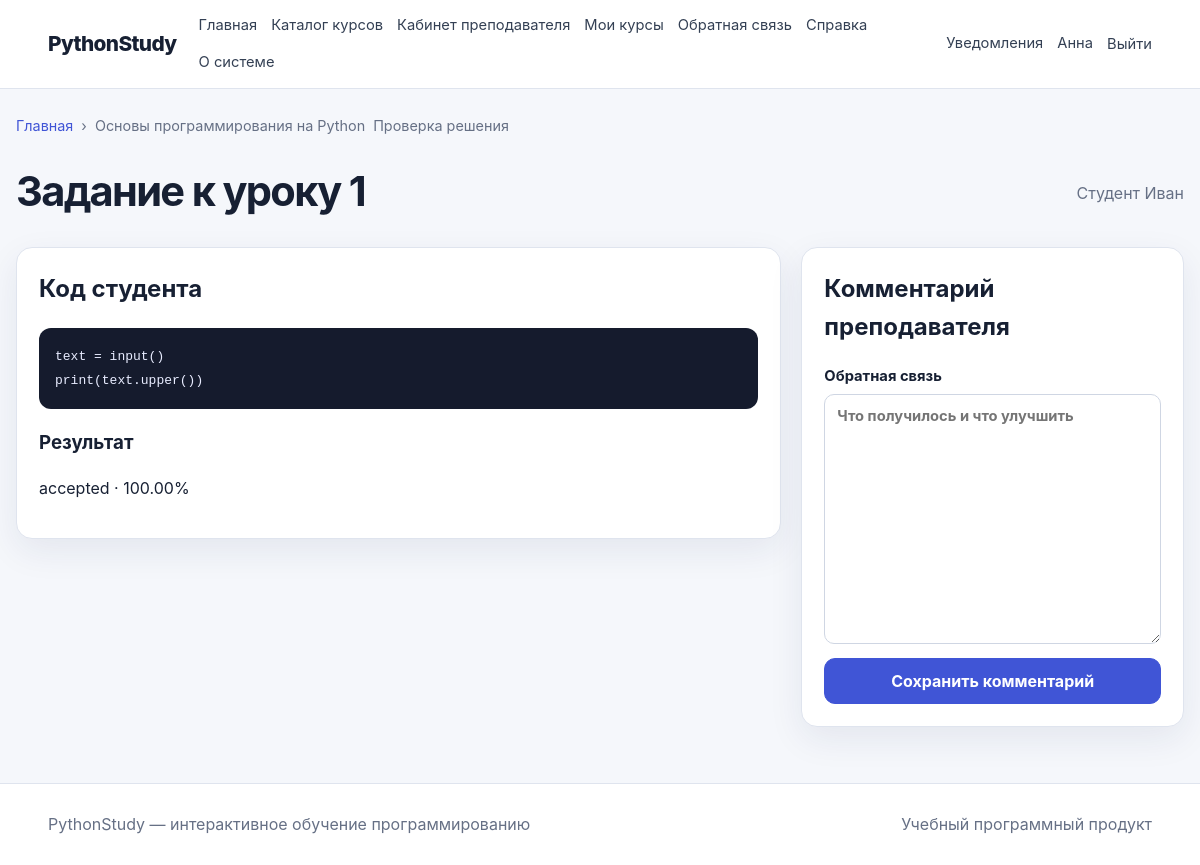
The page /teacher/submissions/1/review (signed in) on the database its author committed.
### app/models/user.py (models this page shows, shortened)
class User(UserMixin, TimestampMixin, db.Model):
    __tablename__ = "users"
    id = db.Column(db.BigInteger().with_variant(db.Integer, "sqlite"), primary_key=True)
    role_id = db.Column(db.BigInteger().with_variant(db.Integer, "sqlite"), db.ForeignKey("roles.id"), nullable=False)
    username = db.Column(db.String(80), unique=True, index=True)
    email = db.Column(db.String(255), unique=True, nullable=False, index=True)
    password_hash = db.Column(db.String(255), nullable=False)
    last_name = db.Column(db.String(100), nullable=False)
    first_name = db.Column(db.String(100), nullable=False)
    middle_name = db.Column(db.String(100))
    avatar_path = db.Column(db.String(500))
    status = db.Column(db.String(30), default="active", nullable=False, index=True)
    is_email_verified = db.Column(db.Boolean, default=False, nullable=False)
    last_login_at = db.Column(db.DateTime(timezone=True))
    role = db.relationship("Role", back_populates="users")
    taught_courses = db.relationship("Course", back_populates="teacher", foreign_keys="Course.teacher_id")
    enrollments = db.relationship("CourseEnrollment", back_populates="user", cascade="all, delete-orphan")
    lesson_progress = db.relationship("LessonProgress", back_populates="user", cascade="all, delete-orphan")
    submissions = db.relationship("Submission", back_populates="user", cascade="all, delete-orphan", foreign_keys="Submission.user_id")
    quiz_attempts = db.relationship("QuizAttempt", back_populates="user", cascade="all, delete-orphan")
    notifications = db.relationship("Notification", back_populates="user", cascade="all, delete-orphan")
    @property
    def full_name(self):
        return " ".join(filter(None, [self.last_name, self.first_name, self.middle_name]))
    @property
    def is_active_account(self):
        return self.status == "active"
    @property
    def is_active(self):
        return self.is_active_account
    def has_role(self, *codes):
        return bool(self.role and self.role.code in codes)

### app/models/course.py (models this page shows, shortened)
class Course(TimestampMixin, db.Model):
    __tablename__ = "courses"
    id = db.Column(db.BigInteger().with_variant(db.Integer, "sqlite"), primary_key=True)
    teacher_id = db.Column(db.BigInteger().with_variant(db.Integer, "sqlite"), db.ForeignKey("users.id"), nullable=False)
    title = db.Column(db.String(255), nullable=False)
    slug = db.Column(db.String(255), unique=True, nullable=False, index=True)
    short_description = db.Column(db.String(500), nullable=False)
    full_description = db.Column(db.Text, nullable=False)
    cover_path = db.Column(db.String(500))
    difficulty = db.Column(db.String(30), default="beginner", nullable=False)
    status = db.Column(db.String(30), default="draft", nullable=False, index=True)
    estimated_hours = db.Column(db.Integer, default=1, nullable=False)
    passing_score = db.Column(db.Integer, default=70, nullable=False)
    is_sequential = db.Column(db.Boolean, default=True, nullable=False)
    published_at = db.Column(db.DateTime(timezone=True))
    teacher = db.relationship("User", back_populates="taught_courses", foreign_keys=[teacher_id])
    modules = db.relationship("CourseModule", back_populates="course", cascade="all, delete-orphan", order_by="CourseModule.order_index")
    enrollments = db.relationship("CourseEnrollment", back_populates="course", cascade="all, delete-orphan")
    quizzes = db.relationship("Quiz", back_populates="course", cascade="all, delete-orphan")

### app/models/task.py (models this page shows)
class ProgrammingTask(TimestampMixin, db.Model):
    __tablename__ = "programming_tasks"
    id = db.Column(db.BigInteger().with_variant(db.Integer, "sqlite"), primary_key=True)
    lesson_id = db.Column(db.BigInteger().with_variant(db.Integer, "sqlite"), db.ForeignKey("lessons.id"), nullable=False)
    created_by = db.Column(db.BigInteger().with_variant(db.Integer, "sqlite"), db.ForeignKey("users.id"), nullable=False)
    title = db.Column(db.String(255), nullable=False)
    slug = db.Column(db.String(255), nullable=False)
    description = db.Column(db.Text, nullable=False)
    input_description = db.Column(db.Text)
    output_description = db.Column(db.Text)
    examples = db.Column(db.Text)
    starter_code = db.Column(db.Text)
    reference_solution = db.Column(db.Text)
    difficulty = db.Column(db.String(30), default="beginner", nullable=False)
    points = db.Column(db.Integer, default=10, nullable=False)
    time_limit_seconds = db.Column(db.Numeric(5, 2), default=2, nullable=False)
    memory_limit_mb = db.Column(db.Integer, default=256, nullable=False)
    allowed_imports = db.Column(db.JSON)
    status = db.Column(db.String(30), default="draft", nullable=False)
    order_index = db.Column(db.Integer, default=1, nullable=False)
    is_required = db.Column(db.Boolean, default=True, nullable=False)
    lesson = db.relationship("Lesson", back_populates="tasks")
    author = db.relationship("User", foreign_keys=[created_by])
    test_cases = db.relationship("TaskTestCase", back_populates="task", cascade="all, delete-orphan", order_by="TaskTestCase.order_index")
    submissions = db.relationship("Submission", back_populates="task", cascade="all, delete-orphan")

class Submission(db.Model):
    __tablename__ = "submissions"
    id = db.Column(db.BigInteger().with_variant(db.Integer, "sqlite"), primary_key=True)
    task_id = db.Column(db.BigInteger().with_variant(db.Integer, "sqlite"), db.ForeignKey("programming_tasks.id"), nullable=False)
    user_id = db.Column(db.BigInteger().with_variant(db.Integer, "sqlite"), db.ForeignKey("users.id"), nullable=False)
    code = db.Column(db.Text, nullable=False)
    python_version = db.Column(db.String(20), default="3", nullable=False)
    status = db.Column(db.String(40), default="queued", nullable=False)
    score = db.Column(db.Numeric(5, 2), default=0, nullable=False)
    passed_tests = db.Column(db.Integer, default=0, nullable=False)
    total_tests = db.Column(db.Integer, default=0, nullable=False)
    execution_time_ms = db.Column(db.Integer)
    memory_used_kb = db.Column(db.Integer)
    stdout = db.Column(db.Text)
    stderr = db.Column(db.Text)
    teacher_comment = db.Column(db.Text)
    reviewed_by = db.Column(db.BigInteger().with_variant(db.Integer, "sqlite"), db.ForeignKey("users.id"))
    reviewed_at = db.Column(db.DateTime(timezone=True))
    submitted_at = db.Column(db.DateTime(timezone=True), default=utcnow, nullable=False)
    checked_at = db.Column(db.DateTime(timezone=True))
    task = db.relationship("ProgrammingTask", back_populates="submissions")
    user = db.relationship("User", back_populates="submissions", foreign_keys=[user_id])
    reviewer = db.relationship("User", foreign_keys=[reviewed_by])
    test_results = db.relationship("SubmissionTestResult", back_populates="submission", cascade="all, delete-orphan")

### app/teacher/routes.py (the view, shortened to what this page needs)
@bp.route("/submissions/<int:submission_id>/review", methods=["GET", "POST"])
@roles_required("teacher", "admin")
def submission_review(submission_id):
    submission = Submission.query.get_or_404(submission_id)
    course = _own_course(submission.task.lesson.module.course_id)
    return render_template(
        "teacher/submission_review.html",
        submission=submission,
        course=course,
        breadcrumbs=[("Главная", "public.index"), (course.title, None), ("Проверка решения", None)],
    )

### app/context_processors.py (called while the page is built)
def inject_global_context():
    return {
        "current_path": request.path,
        "is_authenticated": current_user.is_authenticated,
    }

### app/teacher/routes.py (called while the page is built)
def _own_course(course_id):
    query = Course.query.filter_by(id=course_id)
    if not current_user.has_role("admin"):
        query = query.filter_by(teacher_id=current_user.id)
    return query.first_or_404()

### app/templates/teacher/submission_review.html (shortened to what this page needs)
{% extends 'base.html' %}
{% block content %}
  <div class="page-title">
    <h1>{{ submission.task.title }}</h1>
    <p>{{ submission.user.full_name }}</p>
  </div>
  <div class="split">
    <section class="panel">
      <h2>Код студента</h2>
      <pre><code>{{ submission.code }}</code></pre>
      <h3>Результат</h3>
      <p>{{ submission.status }} · {{ submission.score }}%</p>
    </section>
    <aside class="panel">
      <h2>Комментарий преподавателя</h2>
      <form method="post">
        <label>
          Обратная связь
          <textarea name="teacher_comment"
                    rows="10"
                    placeholder="Что получилось и что улучшить">{{ submission.teacher_comment or '' }}</textarea>
        </label>
        <button class="button">Сохранить комментарий</button>
      </form>
    </aside>
  </div>
{% endblock %}

### app/templates/base.html (shortened to what this page needs)
<!DOCTYPE html>
<html lang="ru">
  <head>
    <link rel="stylesheet" href="{{ url_for('static', filename='css/main.css') }}">
    <link rel="stylesheet" href="{{ url_for('static', filename='css/responsive.css') }}">
  </head>
  <body>
    <header class="topbar">
      <a class="brand" href="{{ url_for('public.index') }}">PythonStudy</a>
      <nav class="main-nav" aria-label="Основное меню">
        <a href="{{ url_for('public.index') }}">Главная</a>
        <a href="{{ url_for('public.courses') }}">Каталог курсов</a>
        {% if current_user.is_authenticated and current_user.has_role('student') %}
          <a href="{{ url_for('student.dashboard') }}">Личный кабинет</a>
          <a href="{{ url_for('student.my_courses') }}">Мои курсы</a>
          <a href="{{ url_for('student.submissions') }}">Решения</a>
          <a href="{{ url_for('student.quiz_attempts') }}">Тесты</a>
          <a href="{{ url_for('student.progress') }}">Прогресс</a>
          <a href="{{ url_for('student.achievements') }}">Достижения</a>
        {% elif current_user.is_authenticated and current_user.has_role('teacher') %}
          <a href="{{ url_for('teacher.dashboard') }}">Кабинет преподавателя</a>
          <a href="{{ url_for('teacher.courses') }}">Мои курсы</a>
        {% elif current_user.is_authenticated and current_user.has_role('admin') %}
          <a href="{{ url_for('admin.dashboard') }}">Администрирование</a>
          <a href="{{ url_for('admin.users') }}">Пользователи</a>
          <a href="{{ url_for('admin.settings') }}">Настройки</a>
        {% endif %}
        <a href="{{ url_for('public.feedback') }}">Обратная связь</a>
        <a href="{{ url_for('public.help_page') }}">Справка</a>
        <a href="{{ url_for('public.about') }}">О системе</a>
      </nav>
      <div class="auth-zone">
        {% if current_user.is_authenticated %}
          <a href="{{ url_for('student.notifications') }}">Уведомления</a>
          <a href="{{ url_for('student.profile') }}">{{ current_user.first_name }}</a>
          <form method="post" action="{{ url_for('auth.logout') }}" class="inline-form">
            <button class="link-button" type="submit">Выйти</button>
          </form>
        {% else %}
          <a href="{{ url_for('auth.login') }}">Войти</a>
          <a class="button small" href="{{ url_for('auth.register') }}">Регистрация</a>
        {% endif %}
      </div>
    </header>
    <main class="page-shell">
      {% include 'partials/breadcrumbs.html' %}
      {% block content %}{% endblock %}
    </main>
    <footer class="footer">
      <div>PythonStudy — интерактивное обучение программированию</div>
      <div>Учебный программный продукт</div>
    </footer>
  </body>
</html>

### app/templates/partials/breadcrumbs.html
{% if breadcrumbs %}
  <nav class="breadcrumbs" aria-label="Хлебные крошки">
    {% for item in breadcrumbs %}
      {% if not loop.last and item[1] %}
        {% if item[1] is string %}
          <a href="{{ url_for(item[1]) }}">{{ item[0] }}</a>
        {% else %}
          <a href="{{ item[1]() }}">{{ item[0] }}</a>
        {% endif %}
        <span>›</span>
      {% else %}
        <span aria-current="page">{{ item[0] }}</span>
      {% endif %}
    {% endfor %}
  </nav>
{% endif %}

### app/static/css/main.css (style rules this page uses)
:root { --bg: #f5f7fb; --surface: #ffffff; --surface-soft: #eef2ff; --text: #172033; --muted: #667085; --line: #dfe4ee; --primary: #4055d6; --primary-dark: #2f43b9; --success: #18794e; --danger: #b42318; --warning: #a15c00; --radius: 16px; --shadow: 0 12px 35px rgba(27, 39, 94, 0.08); }
* { box-sizing: border-box; }
html { scroll-behavior: smooth; }
body { margin: 0; font-family: Inter, -apple-system, BlinkMacSystemFont, "Segoe UI", sans-serif; color: var(--text); background: var(--bg); line-height: 1.55; }
a { color: var(--primary); text-decoration: none; }
button, input, textarea, select { font: inherit; }
button { cursor: pointer; }
.topbar { position: sticky; top: 0; z-index: 20; display: grid; grid-template-columns: auto 1fr auto; align-items: center; gap: 22px; padding: 14px 4vw; background: rgba(255,255,255,.96); border-bottom: 1px solid var(--line); backdrop-filter: blur(14px); }
.brand { font-size: 1.3rem; font-weight: 850; color: var(--text); letter-spacing: -.03em; }
.main-nav, .auth-zone { display: flex; align-items: center; gap: 14px; flex-wrap: wrap; }
.main-nav a, .auth-zone a, .link-button { color: #344054; font-size: .92rem; }
.auth-zone { justify-content: flex-end; }
.inline-form { display: inline; margin: 0; }
.link-button { border: 0; background: transparent; padding: 0; }
.page-shell { width: min(1180px, calc(100% - 32px)); margin: 0 auto; min-height: calc(100vh - 160px); padding: 26px 0 56px; }
.footer { display: flex; justify-content: space-between; gap: 16px; padding: 28px 4vw; color: var(--muted); background: #fff; border-top: 1px solid var(--line); }
.breadcrumbs { display: flex; align-items: center; gap: 8px; margin-bottom: 22px; color: var(--muted); font-size: .9rem; overflow-x: auto; white-space: nowrap; }
.button { display: inline-flex; align-items: center; justify-content: center; gap: 8px; border: 1px solid var(--primary); border-radius: 11px; padding: 10px 16px; background: var(--primary); color: #fff; font-weight: 700; text-decoration: none; transition: .15s ease; }
.actions, .page-title, .section-heading, .dashboard-header { display: flex; align-items: center; justify-content: space-between; gap: 18px; }
.page-title { margin-bottom: 24px; }
.page-title h1, .dashboard-header h1 { margin: 0; font-size: clamp(1.8rem, 4vw, 2.6rem); letter-spacing: -.04em; }
.page-title p, .dashboard-header p { margin: 4px 0 0; color: var(--muted); }
.feature-grid article, .panel { padding: 22px; border: 1px solid var(--line); border-radius: var(--radius); background: var(--surface); box-shadow: var(--shadow); }
.feature-grid h3, .panel h2 { margin-top: 0; }
form { display: grid; gap: 14px; }
label { display: grid; gap: 6px; font-weight: 700; font-size: .92rem; }
input, textarea, select { width: 100%; padding: 10px 12px; border: 1px solid #cfd6e3; border-radius: 10px; background: #fff; color: var(--text); outline: none; }
textarea { resize: vertical; }
.prose pre, pre { overflow: auto; padding: 16px; border-radius: 12px; color: #e8ecff; background: #151b2d; font-family: ui-monospace, SFMono-Regular, Menlo, monospace; }
.split { display: grid; grid-template-columns: minmax(0, 1.6fr) minmax(280px, .8fr); gap: 20px; align-items: start; }

### rows shown on the page
User: first_name "Анна"
Course: title "Основы программирования на Python"
ProgrammingTask: task "Задание к уроку 1"
User: user.full_name "Студент Иван"
Submission: code "text = input() print(text.upper())", status "accepted", score "100.00"

### other values the page prints
{{ item[0] }} "Главная"
{{ item[0] }} "Проверка решения"
